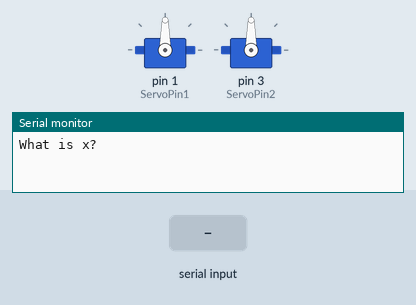
This sketch was run on a simulated Arduino Uno, built with avr-gcc and run on an emulated ATmega328P. On the bench: 2 × servo, the last lines printed to the serial monitor. The test bench sets the inputs (shaded band).

Above: at 1.2 s.
1.3 s: "90,45\n" received over Serial
At 2.6 s:
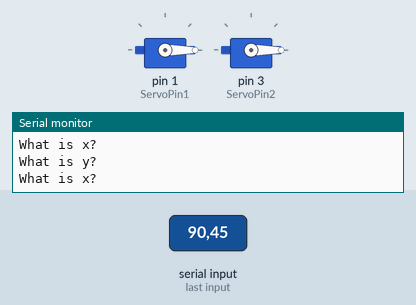
3.3 s: "5\n" received over Serial
At 4.5 s:
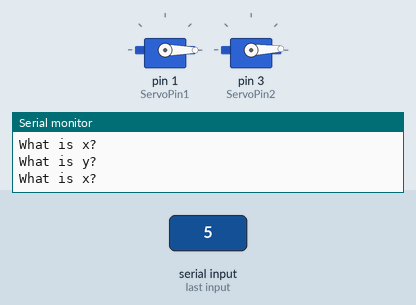
Timing chart, 0 to 6.3 s (numbered marks = the images above; inputs shaded):
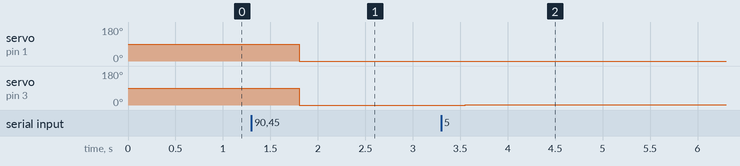

Measured:
- after the input at 1.3 s, servo on pin 1 (ServoPin1), servo on pin 3 (ServoPin2): 90° → 0° after 0.50 s
- after the input at 3.3 s, servo on pin 3 (ServoPin2): 0° → 2° after 0.25 s

The sketch:

servo_at_x_y_z.ino
```cpp
#include<Servo.h>
int ServoPin1 = 1;
int ServoPin2 = 3;
Servo myservo1;
Servo myservo2;
int a,b;

void setup(){
 Serial.begin(9600);
 myservo1.attach(ServoPin1);
 myservo2.attach(ServoPin2);

 #define l1 13.6
#define l2   12.0
}
 void movetoPos(int x,int  y)
 {

 float q1 = acos((x*x + y*y - l1*l1 - (l2)*(l2))/(2*(l1)*(l2)));
 float q2 = atan(y/x) - atan((l2*sin(q1))/(l1 + l2*cos(q1)));


myservo1.write(q2);
myservo2.write(q1);
 }

void loop(){
 Serial.println("What is x?");
 while(Serial.available() == 0){

 }
 a = Serial.parseInt();
 delay(250);
 Serial.println("What is y?");
 while(Serial.available() == 0){

 }
 b = Serial.parseInt();
 delay(250);

movetoPos(a,b);
}
```
